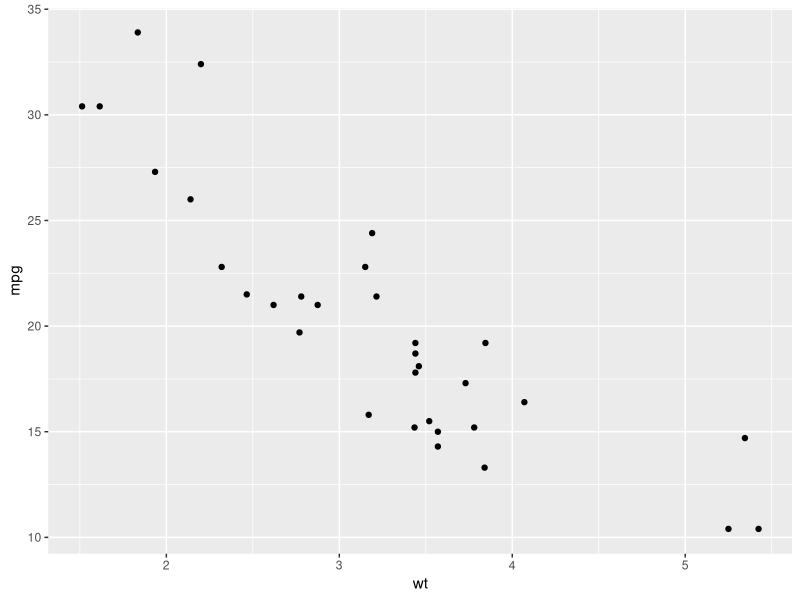
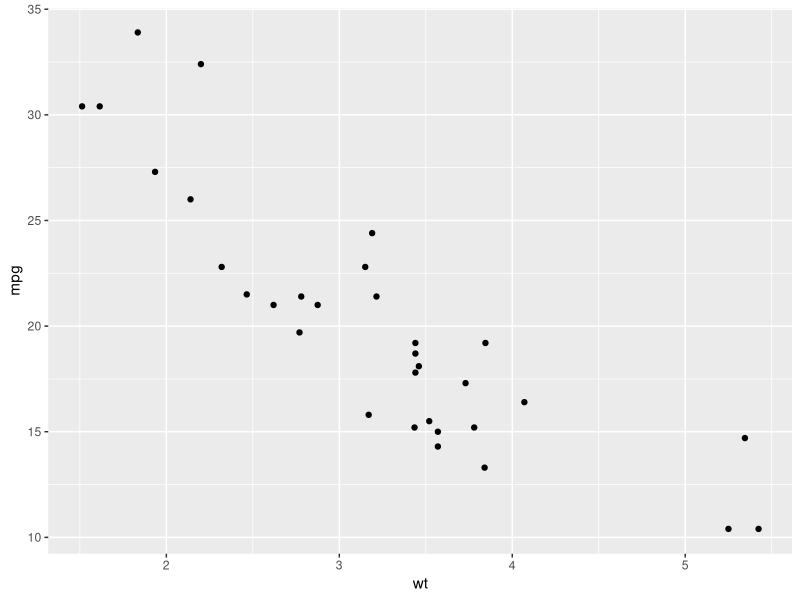
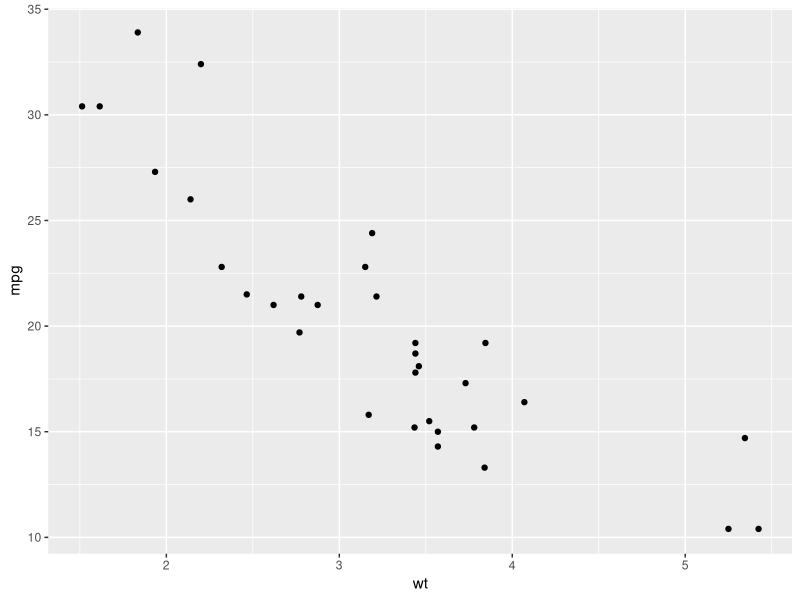
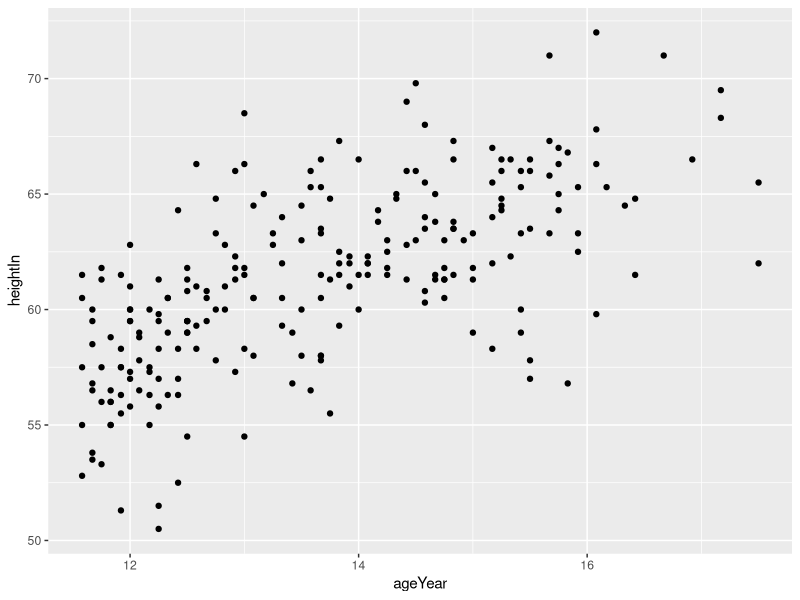
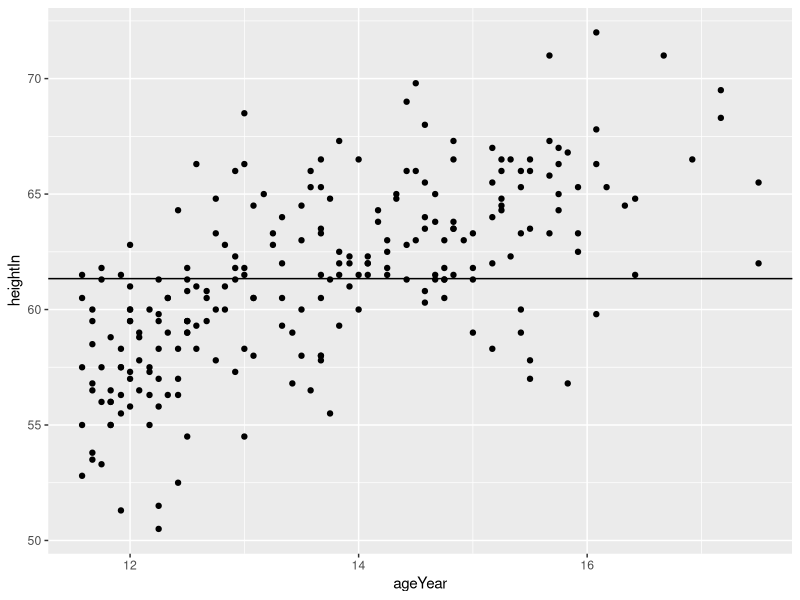
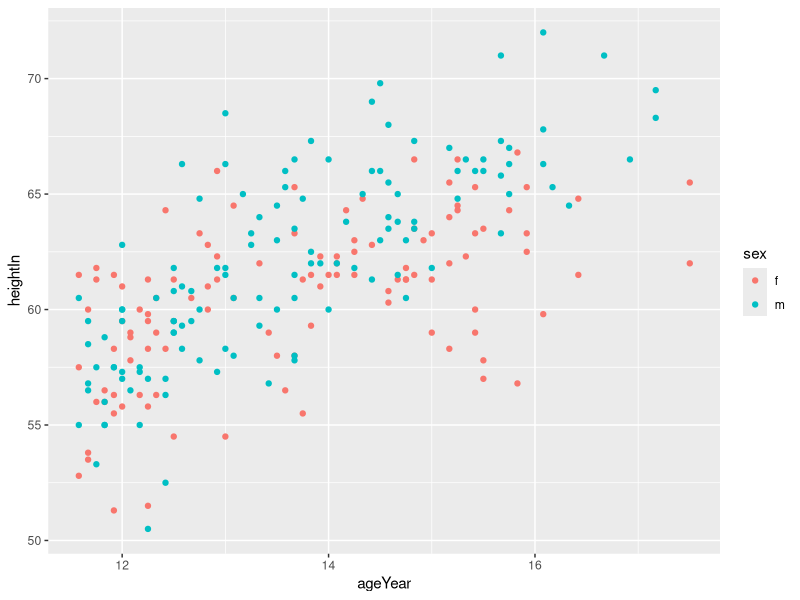
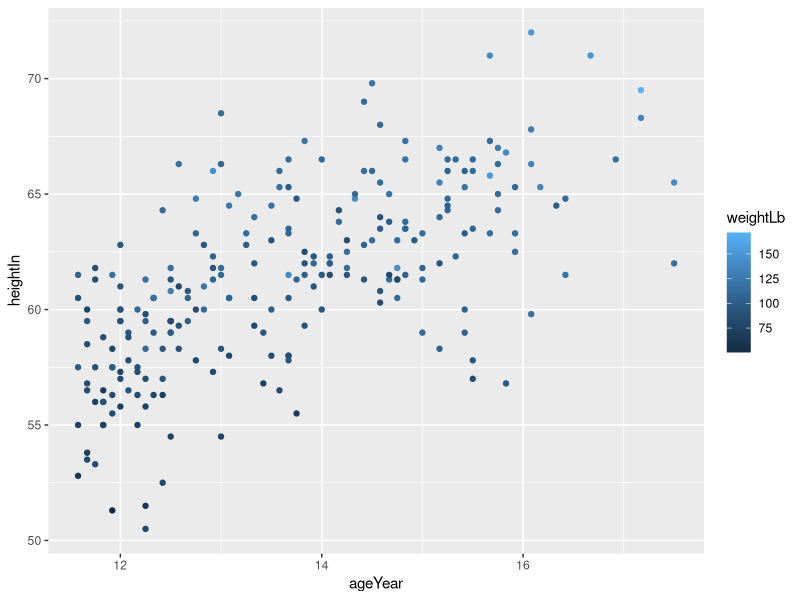
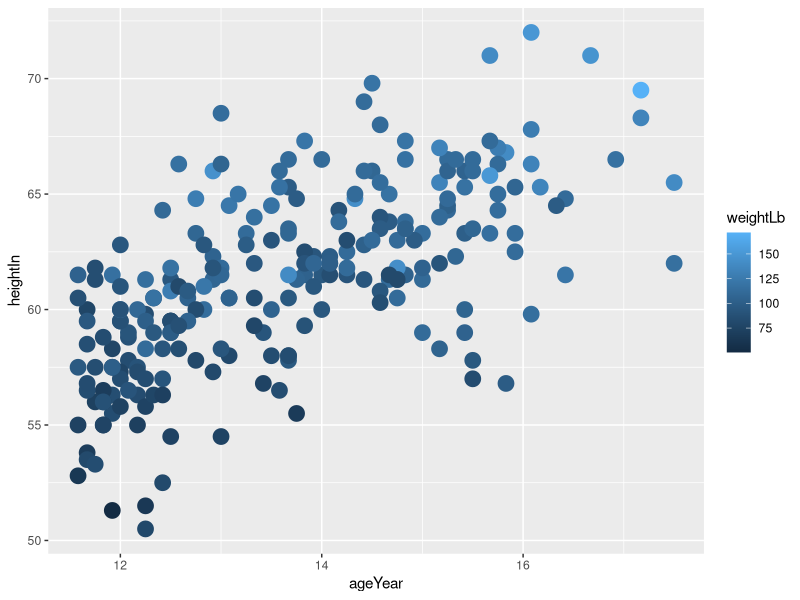

Here is the R script that generated these plots, in order:
## ---- chunk 1
knitr::opts_chunk$set(echo = TRUE)
library(ggplot2)
library(tidyverse)
library(here)
## ---- chunk 2
ggplot(mtcars, aes(x = wt, y = mpg)) +
    geom_point()
## ---- chunk 3
ggplot(mtcars) +
    geom_point(aes(x = wt, y = mpg))
## ---- chunk 4
ggplot() +
    geom_point(aes(x = wt, y = mpg),data=mtcars)
## ---- chunk 5
df.heightweight <- read_csv(here('_data','heightweight.csv'))
df.heightweight

ggplot(df.heightweight, aes(x = ageYear, y = heightIn)) + 
  geom_point()
## ---- chunk 6
ggplot(df.heightweight, aes(x = ageYear, y = heightIn)) +
  geom_point() +
  geom_hline(yintercept=mean(df.heightweight$heightIn))
## ---- chunk 7
ggplot(df.heightweight, aes(x = ageYear, y = heightIn, colour = sex)) +  
  geom_point()
## ---- chunk 8
ggplot(df.heightweight, aes(x = ageYear, y = heightIn, colour = weightLb)) +
  geom_point()
## ---- chunk 9
ggplot(df.heightweight, aes(x = ageYear, y = heightIn, colour = weightLb)) +
  geom_point(size = 5)
## ---- chunk 10
ggplot(df.heightweight, aes(x = ageYear, y = heightIn, colour = weightLb)) +
  geom_point(size = 5, alpha = 0.5)
## ---- chunk 11
df_line_graph <- read_csv(here('_data','line.csv'))
df_line_graph
## ---- chunk 12
ggplot(df_line_graph, aes(x=monthNum, y = volume, colour=type)) + 
  geom_line()
## ---- chunk 13
ggplot(df_line_graph, aes(x=monthNum, y = volume, colour=type)) +
  geom_line() +
  theme_classic()
## ---- chunk 14
ggplot(df_line_graph, aes(x = monthNum, y = volume, colour = type)) +
  geom_line() +
  theme_classic() +
  geom_point(size = 4)
## ---- chunk 15
ordered.month.list <- unique(as.character(df_line_graph$month))
df_line_graph$month <- factor(df_line_graph$month, levels=ordered.month.list)
ggplot(df_line_graph, aes(x = month, y = volume, colour = type, group = type)) +
  geom_line() +
  theme_classic()
## ---- chunk 16
ggplot(df_line_graph, aes(x=month, y = volume, colour = type, group = type)) +
  geom_line() +
  theme_classic() +
  geom_text(data = df_line_graph[df_line_graph$month == "Dec", ], aes(label = type)
            , hjust=0.9, vjust=-0.5) +
  theme(legend.position=("none"))
## ---- chunk 17
ggplot(df_line_graph, aes(x=month, y = volume, colour = type, group = type)) +
  geom_line() +
  theme_classic() +
  geom_text(data = df_line_graph[df_line_graph$month == "Dec", ], aes(label = type),
            hjust=0.9, vjust=-0.5) +
  scale_color_manual(values= c("#3182bd", "#bdbdbd")) +
  theme(legend.position=("none"))
## ---- chunk 18
ggplot(df_line_graph, aes(x=month, y = volume, colour = type, group = type)) +
  geom_line(size=1) +
  theme_classic() +
  geom_text(data = df_line_graph[df_line_graph$month == "Dec", ], aes(label = type)
            , hjust=0.9, vjust=-0.5) +
  scale_color_manual(values= c("#3182bd", "#bdbdbd")) +
  theme(legend.position=("none"))
## ---- chunk 19
ggplot(df_line_graph, aes(x=month, y = volume, colour = type, group = type)) +
  geom_line(size=1) +
  theme_classic() +
  geom_text(data = df_line_graph[df_line_graph$month == "Dec", ], aes(label = type), 
            hjust=0.9, vjust=-0.5) +
  scale_color_manual(values= c("#3182bd", "#bdbdbd")) +
  theme(legend.position=("none"),axis.line = element_line(color = "#bdbdbd"))
## ---- chunk 20
ggplot(df_line_graph, aes(x=month, y = volume, colour = type, group = type)) +
  geom_line(size=1) +
  theme_classic() +
  geom_text(data = df_line_graph[df_line_graph$month == "Dec", ], aes(label = type),
            hjust=0.9, vjust=-0.5) +
  scale_color_manual(values= c("#3182bd", "#bdbdbd")) +
  theme(legend.position=("none"),
        axis.line = element_line(color = "#bdbdbd"),
        axis.ticks = element_line(color = "#bdbdbd")
  )
## ---- chunk 21
ggplot(df_line_graph, aes(x=month, y = volume, colour = type, group = type)) +
  geom_line(size=1) +
  theme_classic() +
  geom_text(data = df_line_graph[df_line_graph$month == "Dec", ], aes(label = type)
            , hjust=0.9, vjust=-0.5) +
  scale_color_manual(values= c("#3182bd", "#bdbdbd")) +
  theme(legend.position=("none")
        , axis.line = element_line(color = "#bdbdbd")
        , axis.ticks = element_line(color = "#bdbdbd")
        , axis.text = element_text(color = "#bdbdbd")
  )
## ---- chunk 22
ggplot(df_line_graph, aes(x=month, y = volume, colour = type, group = type)) +
  geom_line(size=1) +
  theme_classic() +
  geom_text(data = df_line_graph[df_line_graph$month == "Dec", ], aes(label = type)
            , hjust=0.9, vjust=-0.5) +
  scale_color_manual(values= c("#3182bd", "#bdbdbd")) +
  theme(legend.position=("none")
        , axis.line = element_line(color = "#bdbdbd")
        , axis.ticks = element_line(color = "#bdbdbd")
        , axis.text = element_text(color = "#bdbdbd")
        , axis.title = element_text(color = "#bdbdbd")
  )
